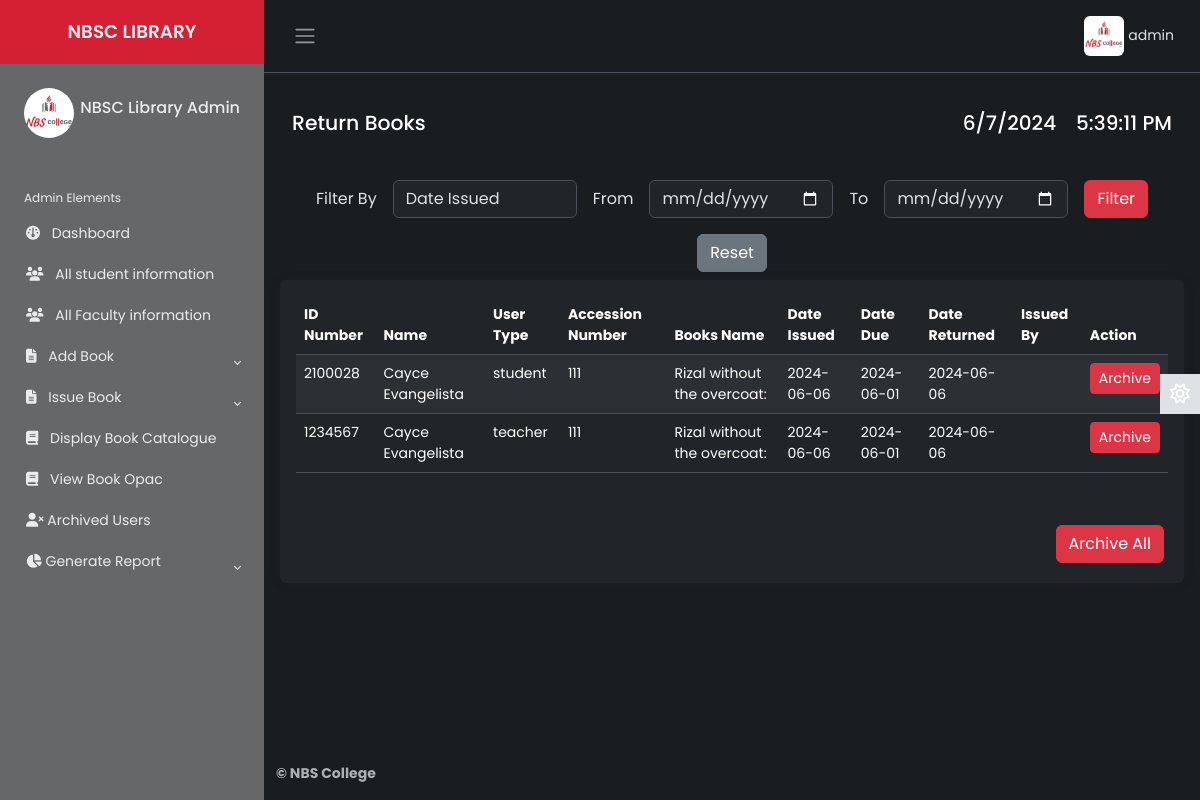
Before: /Source/librarian/return-book.php (signed in) with the older database file.
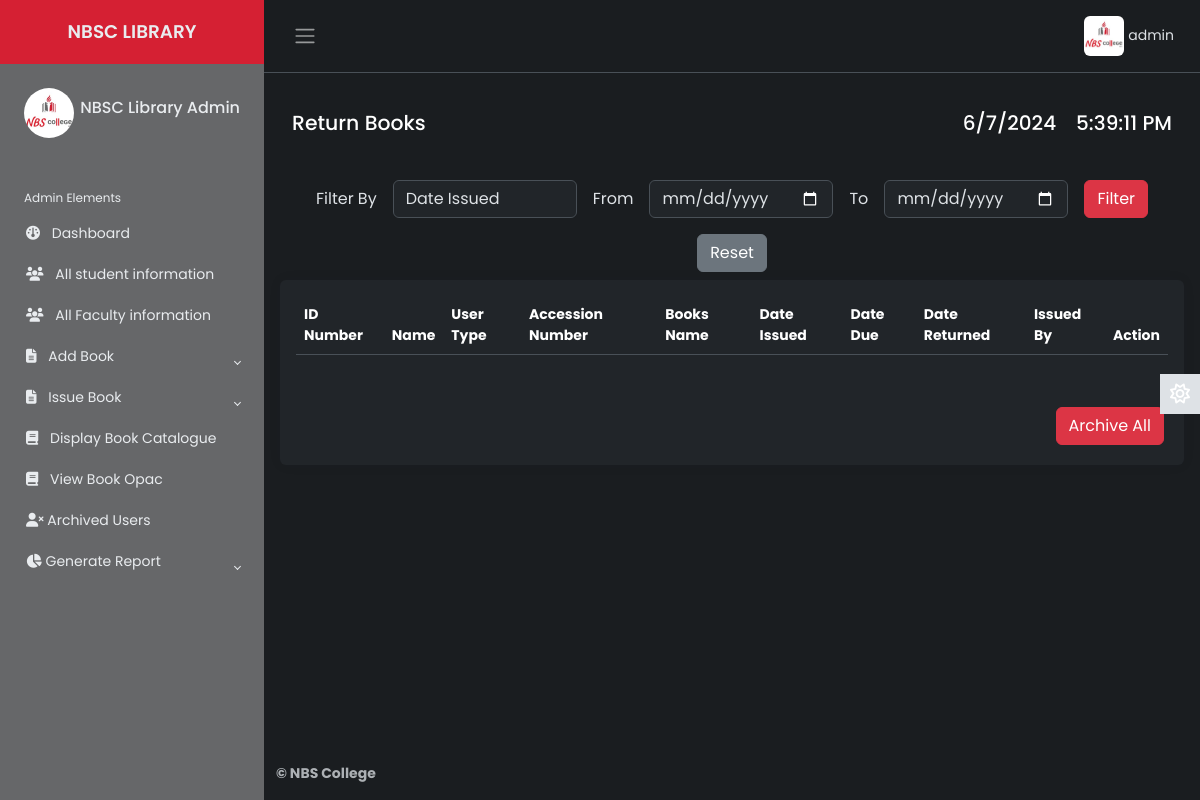
After: the same page with the newer database file.
### tables this page shows
CREATE TABLE `lib_registration` (
  `id` int(2) NOT NULL,
  `name` varchar(50) NOT NULL,
  `username` varchar(20) NOT NULL,
  `password` varchar(20) NOT NULL,
  `email` varchar(50) NOT NULL,
  `phone` varchar(20) NOT NULL,
  `address` varchar(100) NOT NULL,
  `photo` varchar(500) NOT NULL,
  `status` varchar(7) NOT NULL
);

CREATE TABLE `return_books` (
  `id` int(10) NOT NULL,
  `first_name` varchar(50) NOT NULL,
  `last_name` varchar(50) NOT NULL,
  `middle_name` varchar(50) NOT NULL,
  `student_number` varchar(50) NOT NULL,
  `utype` varchar(10) NOT NULL,
  `email` varchar(100) NOT NULL,
  `booksname` varchar(200) NOT NULL,
  `accession_number` varchar(255) NOT NULL,
  `date_issued` varchar(100) NOT NULL,
  `booksissuedate` varchar(50) NOT NULL,
  `booksreturndate` varchar(10) NOT NULL,
  `issuedby` varchar(100) NOT NULL
);

### Source/librarian/return-book.php (the view, shortened to what the changed rows need)
        <?php
    include 'inc/header.php';
    include 'inc/connection.php';
    if (isset($_POST['start_date']) && isset($_POST['end_date']) && !empty($_POST['start_date']) && !empty($_POST['end_date'])) {
        $start_date = mysqli_real_escape_string($link, $_POST['start_date']);
        $end_date = mysqli_real_escape_string($link, $_POST['end_date']);
        $filter_criteria = $_POST['filter_criteria'];
        $query = "SELECT * FROM return_books WHERE $filter_criteria BETWEEN '$start_date' AND '$end_date' ORDER BY $filter_criteria ASC";
        $filename = "return-books($start_date - $end_date)";
    } else {
        $query = "SELECT * FROM return_books ORDER BY date_issued ASC";
    }
    $res = mysqli_query($link, $query);
    ?>
<main class="content px-3 py-2">
    <br>
    <div class="card border-0">
        <div class="card-body">
            <table class="table table-hover text-left table-striped" id="dtBasicExample">
                <thead>
                    <tr>
                        <th>ID Number</th>
                        <th>Name</th>
                        <th>User Type</th>
                        <th>Accession Number</th>
                        <th>Books Name</th>
                        <th>Date Issued</th>
                        <th>Date Due</th>
                        <th>Date Returned</th>
                        <th>Issued By</th>
                        <th>Action</th>
                    </tr>
                </thead>
                <tbody>
                    <?php
                        while ($row=mysqli_fetch_array($res)) {
                            echo "<tr>";
                            echo "<td>" . $row["student_number"] . "</td>";
                            echo "<td>" . $row["first_name"];"</td>";
                            echo "<td>" . $row["utype"] . "</td>";
                            echo "<td>" . $row["accession_number"] . "</td>";
                            echo "<td>" . $row["booksname"] . "</td>";
                            echo "<td>" . $row["date_issued"] . "</td>";
                            echo "<td>" . $row["booksissuedate"] . "</td>";
                            echo "<td>" . $row["booksreturndate"] . "</td>";
                            echo "<td>" . $row["issuedby"] . "</td>";
                            echo "<td>";
                    ?>
                                <div class="d-flex justify-content-center">
                                    <a href="delete-return-book.php?id=<?php echo $row["id"]; ?>" class="btn btn-danger btn-sm ml-2" onclick="return confirm('Are you sure you want to archive this row?')"><span>Archive</span></a>
                                </div>
                    <?php
                            echo "</td>";
                            echo "</tr>";
                        }
                    ?>
                </tbody>
            </table>
        </div>
    </div>
</main>

### Source/librarian/inc/header.php (shortened to what the changed rows need)
<?php
    include 'inc/connection.php';
 ?>
<!DOCTYPE html>
<html lang="en" data-bs-theme="dark">
<head>
    <link href="https://cdn.datatables.net/v/dt/jszip-3.10.1/dt-2.0.3/b-3.0.1/b-html5-3.0.1/b-print-3.0.1/datatables.min.css" rel="stylesheet">
    <link rel="stylesheet" href="inc/css/bootstrap.min.css">
    <link rel="stylesheet" href="inc/css/custom1.css">
    <link rel="stylesheet" href="inc/css/animate.css">
</head>
<body>
    <div class="wrapper">
    <aside id="sidebar" class="js-sidebar">
            <div class="h-100">
                <ul class="sidebar-nav">
                    <li class="sidebar-header">
                        <span>
                        <?php
                            $res = mysqli_query($link, "select * from lib_registration where username='".$_SESSION['username']."'");
                            while ($row = mysqli_fetch_array($res)){
                                ?><img src="<?php echo $row["photo"]; ?> " height="50px" width="50px" alt="something wrong" class="rounded-circle"></a> <?php
                            }
                        ?>
                        </span>
                        <h6 style="float: right; margin-top: 10px;">
							<?php
								$res = mysqli_query($link, "select * from lib_registration where username='".$_SESSION['username']."'");
								while ($row = mysqli_fetch_array($res)){
								$name  =  $row["name"];
								echo $name;
								}
							?>
            			</h6>
                    </li>
                    <br>
                </ul>
            </div>
        </aside>
        <div class="main">
            <nav class="navbar navbar-expand px-3 border-bottom">
                <div class="navbar-collapse navbar">
                        <ul class="navbar-nav" style="margin-right:10px;">
                        <li class="nav-item dropdown">
								<?php
                                     $res = mysqli_query($link, "select * from lib_registration where username='".$_SESSION['username']."'");
                                     while ($row = mysqli_fetch_array($res)){
                                         ?><a href="#" data-bs-toggle="dropdown" class="nav-icon pe-md-0" style="color: inherit;"><img src="<?php echo $row["photo"]; ?>" alt=""class="avatar img-fluid rounded"> <span><?php echo $_SESSION["username"]; ?></span></a> <?php
                                     }
                                ?>
                        </li>
                    </ul>
                </div>
            </nav>
</body>
</html>

Changed rows visible on the page:
removed return_books: student_number "2100028", first_name "Cayce Evangelista", utype "student", accession_number "111", booksname "Rizal without the overcoat:", date_issued "2024-06-06", booksissuedate "2024-06-01", booksreturndate "2024-06-06"
removed return_books: student_number "1234567", first_name "Cayce Evangelista", utype "teacher", accession_number "111", booksname "Rizal without the overcoat:", date_issued "2024-06-06", booksissuedate "2024-06-01", booksreturndate "2024-06-06"
